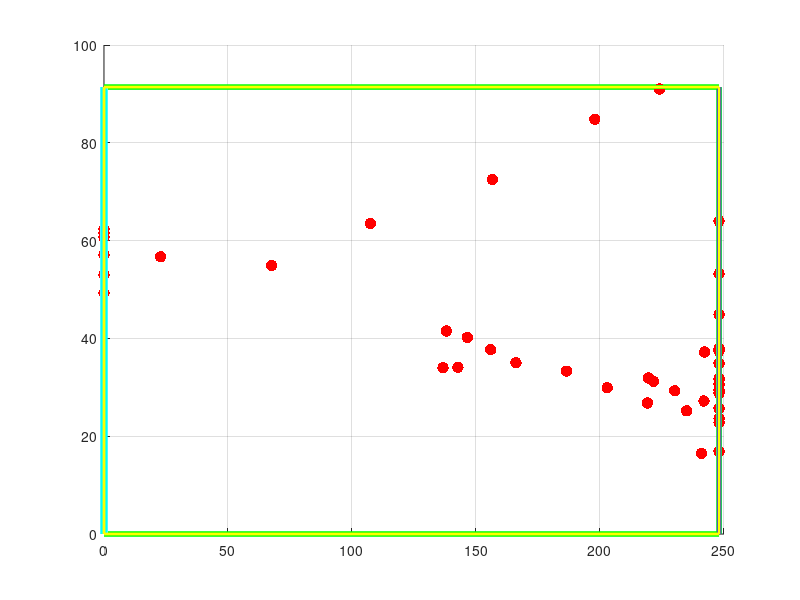

Recreate this plot in MATLAB. (Note: this script raises an error after producing the figure.)
% % % %%%%% MATLAB/Octave Cast-off Reconstruction %%%%%
% % % Reconstructs stains from cast-off event to reproduce the motion of cast-off.
% % %
% % % Last Updated 07/07/2020
% % % 
% % % %D.A. and S.MC acknowledge financial support from the Center for Statistics and Applications in Forensic Evidence (CSAFE), the National Institute of Justice (NIJ), and Iowa State University, as well as pro bono technical and consulting services from Struo LLC, a scientific consulting company based in Ames IA.  D.A. thanks his Iowa State University colleague Xuan Hien Nguyen for pointing the geometry proposition to him.  E.L. would like to thank Independent Forensic Services (IFS) for their assistance and use of their facilities and resources in collecting the non-circular cast-off patterns.
% % % Cast-off Reconstruction has only been tested on Matlab 2019a and GNU Octave 5.2.0. It is recommended that Matlab 2019a, GNU Octave 5.2.0 or newer versions are used to run the included files. Users run the included files at their own risk. Especially, D.A. and S.MC assume no responsibility regarding the results, their interpretation and the consequences thereof.
% % % 
% % % Required Repository Files to run the code:
% % %  - Spatter Measurement Data, e.g. 'Ink_Trial.csv', 'Swineblood_Trial.csv'
% % %  - 'Castoff_Reconstruction_DRIVER.m'
% % %  - 'DRIVER.csv' produces 'DRIVER.mat' required for 'Castoff_Reconstruction_MAIN.m'
% % %  - 'Castoff_Reconstruction_MAIN.m'
% % %  - 'Castoff_Reconstruction_FUNC.m'
% % %  - 'lineSegmentIntersect.m'
% % %  - 'point_to_line.m'
% % %  - 'gauss_distribution.m'
% % %  - 'CircleFitByPratt.m'
% % %  - 'Castoff_Reconstruction_POST.m' 
% % %  - 'meshVolume.m' 
% % %  - 'inpolyhedron.m' 
% % %  - 'triangulateFaces.m' 
% % % 
% % % Licenses:
% % % All licenses for third party scripts are included and must be kept with provided scripts. If third party materials were not cited within the repository ˜Licenses folder, this was not intentional by the author.
% % % 
% % % Required Installation for GNU Octave Compatibility: (Suggested Installation Order)
% % %  - Updated GNU Octave (written and tested with 5.2.0) (https://www.gnu.org/software/octave/download.html)
% % % 	 - All packages can be updated to the latest version by running:
% % %   		>> pkg update
% % %  - Updated Java (https://www.java.com/en/download/win10.jsp)
% % %  - Psychtoolbox-3 Requirements (install prior to Psychtoolbox download) (http://psychtoolbox.org/download.html#download-problems)
% % % 	 - Psychtoolbox is a free set of Matlab and GNU Octave functions for vision and neuroscience research.
% % % 	 - Subversion 1.7.x command-line client (e.g. Sliksvn) MUST INSTALL COMPLETE SOFTWARE(https://sliksvn.com/download/)
% % % 		 - SlikSVN is a standalone command-line Subversion client for Windows.
% % % 	 - 64-Bit GStreamer-1.16.0 MSVC runtime or later versions MUST INSTALL COMPLETE SOFTWARE(https://gstreamer.freedesktop.org/data/pkg/windows/1.16.0/gstreamer-1.0-msvc-x86_64-1.16.0.msi)		 - GStreamer is a library for constructing graphs of media-handling components.
% % %  - Download Psychtoolbox Toolbox Version 3 (PTB-3) (http://psychtoolbox.org/)
% % % 	 - Unzip download in new folder ˜C:\toolbox
% % % 	 - Open Octave, copy and paste the following script to the command window to install Psychtoolbox:
% % % >> cd C:\toolbox
% % % >> DownloadPsychtoolbox(˜C:\toolbox)
% % %  - Follow command window prompts to finish installation.
% % %  - Prior to running ˜Castoff_Recosntruction_DRIVER.m or ˜Castoff_Reconstruction_MAIN.m the ˜io and ˜signal packages need to be loaded.
% % % 	 - Load packages on an as needed basis by copying and pasting the following script to the command window:
% % % 		>> pkg load io
% % % 		>> pkg load signal
% % % 	 - Required packages can be found at (https://octave.sourceforge.io/packages.php) for download.
% % % 	 - Automatically load packages at Octave startup with the following:
% % % 		 - Go to (C:\Octave\Octave-5.2.0\mingw64\share\octave\site\m\startup)
% % % 		 - Open ˜octaverc with a text editor.
% % % 		 - Copy and paste the following lines to the end of the document:
% % % 		>> pkg load io
% % % 		>> pkg load signal
% % %  - Save file.
% % % 			 - If ˜octaverc does not exist, copy, paste, and save the following to a text file and save to the directory (C:\Octave\Octave-5.2.0\mingw64\share\octave\site\m\startup):
% % % 				>> pkg load io
% % % 				>> pkg load signal
% % % 
% % % Instructions to Run:
% % % 1. Save all included files to the same directory.
% % % 2. Set desired DRIVER (lines 147-266) and MAIN (lines 131-154) User Inputs along with Ad-hoc User defined Variables. (FARO and Hemospat Drivers are provided for trialing code)
% % % 3. Choose desired clustering method ('dwn_samp_stains' and 'opti_space' is the default Clustering Method).
% % % 4. 'Run' (F5) the DRIVER ('Castoff_Reconstruction_DRIVER.m').
% % % 5. 'Run' (F5) the MAIN ('Castoff_Reconstruction_MAIN.m').
% % % 6. MAIN will output the 'Total Elapsed Cluster Analysis Time:', in seconds (s), with the total program run time excluding any variable time from user input. See ˜User Inputs: (DRIVER) ˜res for estimated runtimes.
% % % 7. MAIN will save the Resultant Variables as a .mat file denoted by ˜Castoff_Reconstruction.mat and Output the Cast-off Reconstruction Results as Figures(4+) (figure number is dependent on clustering method). Figure(1) shows the Pratt fir automated reference point. Figure(3) outputs each clustered cast-off reconstructed arc.
% % % 
% % % Figure Displaying:
% % %  - Show and hide legends from resultant figures using:
% % % 		 - legend show
% % % 		 - legend hide
% % % 	 - Rotate, zoom in/out, and pan figure controls are located on the top of the figures to allow for other viewing angles. Also, for all figures besides Figure(1), view(az,el) can be used for precise three-dimensional viewing angles where az is the azimuth angle (in degrees) and el is the polar (or elevation) angle (in degrees).
% % % 
% % % User Inputs: (DRIVER)
% % %  - 'x','y','z' stain coordinate locations (in centimeters) relative to user defined origin (lines 154-156)
% % %  - 'lngth','minor' major and minor axis lengths of stains in mm (lines 161-162)
% % %  - 'alpha','gamma' stain impact and directional angles (lines 163-165)
% % %  - 'room', room length (along x-dimension), width (along y-dimension), and height (along z-direction) (x,y,z) in centimeters (line 196)
% % %  - 'xmin','xmax','ymin','ymax','zmin','zmax' minimum and maximum coordinate of possible region of cast-off origin) (lines 190-196)
% % %  - 'res' Spatial resolution of reconstruction (Length of Discretized Uniform Regions of Space Dimensions) (1-15cm is the recommended range) (15cm took ~30 seconds, 10cm took ~1 minute, and 7.5cm took ~1 hour in a large room with several hundred stains and default specifications) (line 200)
% % %  - 'n_b','n_u','n_f','n_d','t_b','t_u','t_f','t_d' surface normal (n) and tangential (t) unit vectors (four surfaces by default are assumed to be perpendicular) (surfaces include: back,upward,front,downward) *** Does not incorporate side surfaces *** (lines 220-227)
% % % - 'inclsurf_[1-4]' Choose '1' to INCLUDE Surface #[1-4] Stains; Choose '0' to EXCLUDE Surface #[1-4]
% % %  - 'InOutTrajectory' *****NOT RECOMMENDED TO USE***** Choose '1' to Select Stain Trajectories ONLY Directed into Room Dimensions; Choose '0' to Select Trajectories Directed BOTH In and Out of Room Dimensions
% % %  - 'alpha60more' Choose '1' to Remove impact angles Alpha Values Greater Than 60 degrees; Choose '0' to Keep All Alpha Values Greater Than 60 degrees (line 251)
% % %  - 'alphaweight' *****ALWAYS USE == 1***** Choose '1' to Weight Center & Radius Results by Impact Angles (alpha); Choose '0' to NOT Weight Center & Radius Results by Impact Angles (alpha)
% % %  - 'gammaweight' *****ALWAYS USE == 1***** Choose '1' to Weight Center & Radius Results by Glancing Angles (gamma); Choose '0' to NOT Weight Center & Radius Results by Glancing Angles (gamma)
% % %  - 'zetaweight' *****ALWAYS USE == 1***** Choose '1' to Weight Center & Radius Results by Bisector Intersection Angles (zeta); Choose '0' to NOT Weight Center & Radius Results by Bisector Intersection Angles (zeta)
% % %  - 'bsctintweight' *****NOT RECOMMENDED TO USE***** Choose '1' to Weight Center & Radius Results by Distance between Stain Trajectory Intersection & Bisector Intersection, d; Choose '0' to NOT Weight Center & Radius Results by Bisector Intersection Angles (zeta) (line 256)
% % %  - 'InRoom' *****NOT RECOMMENDED TO USE***** Choose '1' to Remove Bisector Trajectories Outside of Room Dimensions; Choose '0' to Keep All Bisector Trajectories
% % % 
% % % User Inputs: (MAIN)
% % %  - 'percentiles' Choose Resultant Product Distribution Percentiles for Plotting Likelihood Regions (this can be change when replotting the final figure (Figure 4) in the Post-processor (line 131)
% % % 
% % % Ad-hoc User Defined Variables:
% % %  - 'stdev' Approximate Standard Deviation of Stain Width Measurement in mm (0.1 is the default value) (DRIVER line 198)
% % %  - 'Spread_Fact_cu' Spreading Factor Uncertainty in Distance between a given Discretized Region in Space and Arc (10cm-30cm is recommended range, 2*res (cm) is the default) (DRIVER line 234)
% % %  - 'Spread_Fact_theta' Spreading Factor Uncertainty in In-plane Angle (Theta) in radians (pi/180 radians (1 degree) is the default) (DRIVER line 235)
% % %  - 'Spread_Fact_upsilon' Spreading Factor Uncertainty in Off-plane Angle (Upsilon) in radians (pi/18-pi/6 radians (10-30 degrees) is recommended pi/9 radians (20 degrees) is the default (DRIVER line 236)
% % %  
% % % Recommended Clustering Methods:
% % %  - 'user_clstr' Set Equal to '1' to Run One Specific Cluster of Three Stains, Set Equal to '0' for another Cluster Option
% % %  - 'stain_cluster' Enter user defined stains indices in an nx3 matrix for n clusters to cluster specific stain combinations
% % %  - 'dwn_samp_stains' Set Equal to '1' to Cluster by Downsampling, Set Equal to '0' for another Cluster Option (MAIN line 139)
% % %  - 'dwnsamp' Select Stain Cluster Sample Rate by Integer Factor; Enter '1' if Clustering Adjacent Stains (MAIN line 140)
% % %  - 'sampsize' Select Stain Cluster Sample Size by Integer Factor Greater than Three (3) (MAIN line 141)
% % %  - 'overlap' Select Cluster Sampling Overlap by Integer Factor; Enter '0' if No Overlap is Desired; Set Equal to 'dwnsamp*(sampsize-1)' for maximum overlap (MAIN line 142)
% % %  - 'alpha_clstr' Set Equal to '1' to Cluster by Half Global Alpha Impact Angle, Set Equal to '0' for another Cluster Option
% % %  - 'clstr_alpha' Select Difference in Half Global Alpha Impact Angle for Clustering in radians
% % %  - 'alpha_std' Select Standard Deviation of Difference in Half Global Alpha Impact Angle for Clustering in radians
% % %  - 'dist_clstr' Set Equal to '1' to Cluster by Distance between Stains, Set Equal to '0' for another Cluster Option
% % %  - 'clstr_dist' Select Distance between Stains for Clustering in centimeters
% % %  - 'dist_std' Select Standard Deviation of Distance between Stains for Clustering in centimeters
% % %  - 'opti_space' Set Equal to '1' to Analyze Spatter with Equally Spaced Stains (by Distance between Stains), Set Equal to '0' to Not Apply Equal Spacing. Use with Downsampling (dwn_samp_stains = 1). (MAIN line 153)
% % %  - 'opti_angle' Set Equal to '1' to Analyze Spatter with Equally Spaced Stains (by Angle between Stains), Set Equal to '0' to Not Apply Equal Spacing. Use with Downsampling (dwn_samp_stains = 1).

%Note to User:
%This is a Post Processor for 'Castoff_Reconstruction_MAIN.m'

clear,clc,close all

load('Ink_Trial_DRIVER.mat');

percentiles = [1e-1, 1e-4, 1e-7];

figure(4);
hold on;
grid on;
p1_front = plot3([aoi(1) aoi(1) aoi(1) aoi(1) aoi(1)], [aoi(4) aoi(3) aoi(3) aoi(4) aoi(4)], [aoi(5) aoi(5) aoi(6) aoi(6) aoi(5)],'Color','c','LineWidth',5); %Plot Front Surface Dimensions
p1_downward = plot3([aoi(1) aoi(2) aoi(2) aoi(1) aoi(1)], [aoi(3) aoi(3) aoi(4) aoi(4) aoi(3)], [aoi(5) aoi(5) aoi(5) aoi(5) aoi(5)],'Color','g','LineWidth',4); %Plot Downward Surface Dimensions
p1_back = plot3([aoi(2) aoi(2) aoi(2) aoi(2) aoi(2)], [aoi(4) aoi(3) aoi(3) aoi(4) aoi(4)], [aoi(5) aoi(5) aoi(6) aoi(6) aoi(5)],'Color','b','LineWidth',3); %Plot Back Surface Dimensions
p1_upward = plot3([aoi(1) aoi(2) aoi(2) aoi(1) aoi(1)], [aoi(3) aoi(3) aoi(4) aoi(4) aoi(3)], [aoi(6) aoi(6) aoi(6) aoi(6) aoi(6)],'Color','y','LineWidth',2); %Plot Downward Surface Dimensions
p2 = plot3(Xs,Ys,Zs, '.','MarkerSize',max_room_size*0.1,'Color','r','LineWidth',2); %Plot XYZ Stains
chi = linspace(0, 2*pi, 25); %Angle Vector
x_actual = actual_x + actual_r.*cos(chi); %Resultant X-Coordinate of Cast-off Circle
y_actual = actual_y*ones(size(x_actual)); %Resultant Y-Coordinate of Cast-off Circle
z_actual = actual_z + actual_r.*sin(chi); %Resultant Z-Coordinate of Cast-off Circle
for ref1 = 1:numstains;
    p8(ref1) = plot3([(Xs(ref1)-10000*v(ref1,1)) (Xs(ref1)+10000*v(ref1,1))],[(Ys(ref1)-10000*v(ref1,2)) (Ys(ref1)+10000*v(ref1,2))],[(Zs(ref1)-10000*v(ref1,3)) (Zs(ref1)+10000*v(ref1,3))],'Color','r','LineWidth',1);
end;
p3 = plot3(x_actual,y_actual,z_actual,'Color','m','LineWidth',3); %Plot Actual Cast-off Circle
p4 = plot3(actual_x,actual_y,actual_z,'p','MarkerSize',10,'Color','m','LineWidth',3); %Plot Actual Cast-off Center Location
colorcu = {[1,0,0];[0,1,0];[0,0,1];[0,1,1]};
transcu = [1.0 0.5 0.2 0.2 0.1 0.075 0.05 0.05 0.05 0.05 0.05 0.05 0.05 0.05 0.05 0.05 0.05 0.05 0.05 0.05 0.05 0.05 0.05 0.05 0.05];
p5 = patch(isosurface(Xcu,Ycu,Zcu,isoscale,percentiles(1)),'FaceColor',cell2mat(colorcu(1)),'EdgeAlpha',transcu(1),'FaceAlpha',transcu(1));
p6 = patch(isosurface(Xcu,Ycu,Zcu,isoscale,percentiles(2)),'FaceColor',cell2mat(colorcu(2)),'EdgeAlpha',transcu(3),'FaceAlpha',transcu(2));
p7 = patch(isosurface(Xcu,Ycu,Zcu,isoscale,percentiles(3)),'FaceColor',cell2mat(colorcu(3)),'EdgeAlpha',transcu(4),'FaceAlpha',transcu(3));
p = [p1_front p1_downward p1_back p1_upward p2 p8(1) p3 p4 p5 p6 p7];
legend(p, 'Front Surface', 'Downward Surface', 'Back Surface', 'Upward Surface', 'Spatter Stains', 'Stain Straight-line Trajectories', 'Actual Castoff Circle Location', 'Actual Castoff Center Location', 'high Percentile Castoff Reconstruction', 'mid Percentile Castoff Reconstruction', 'low Percentile Castoff Reconstruction');
title({'Castoff Reconstruction'});
xlabel(['X-Axis (cm)']);
ylabel(['Y-Axis (cm)']);
zlabel(['Z-Axis (cm)']);
view(-30,30);
axis square;
xlim([min_room_size-100,max_room_size+100]);
ylim([min_room_size-100,max_room_size+100]);
zlim([min_room_size-100,max_room_size+100]);
set(gcf, 'Position', get(0, 'Screensize')); %Make Figure Full-screen
hold off;
